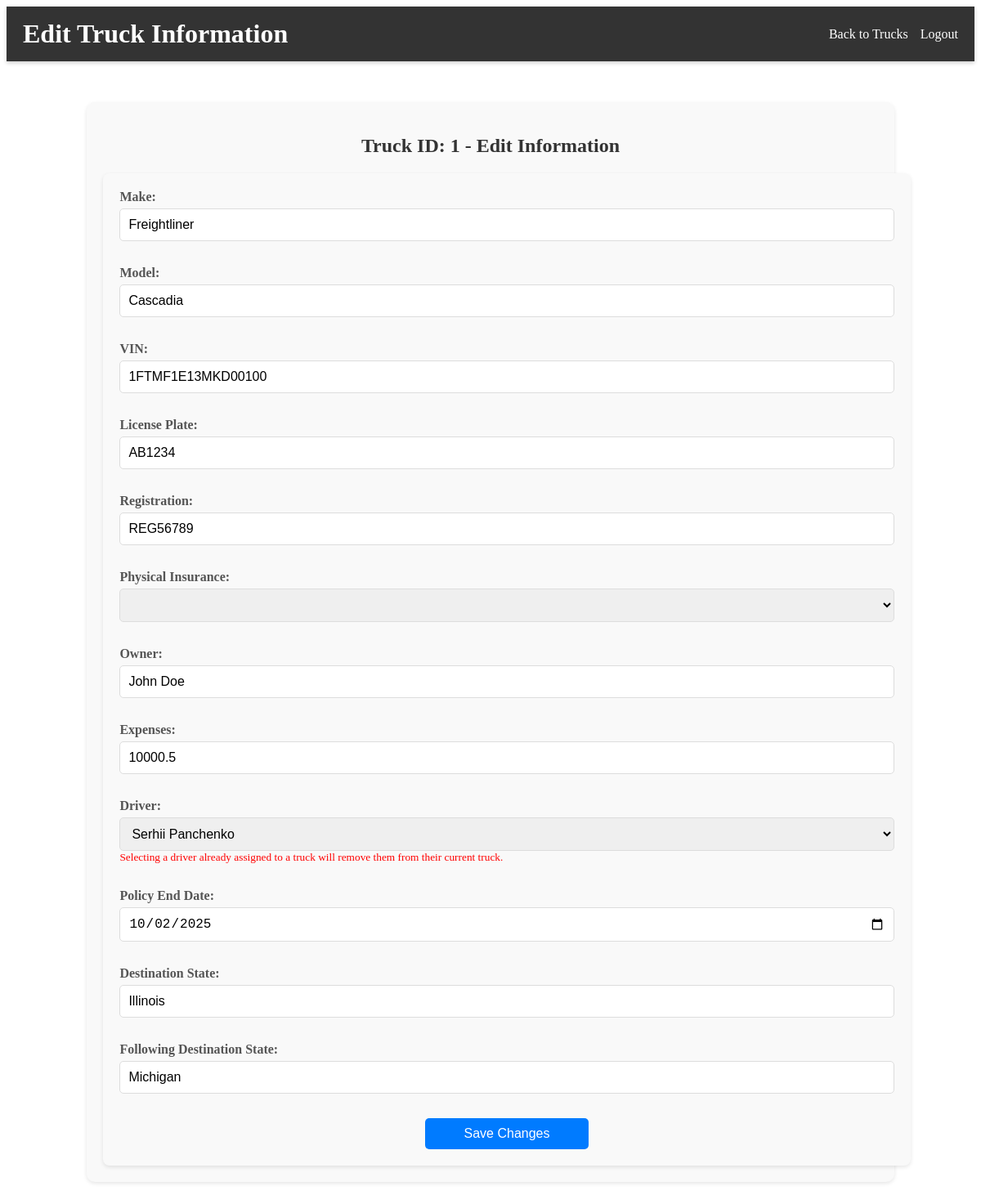
/dispatcher/trucks/edit/1, run on the app's committed database.
### tables this page shows
CREATE TABLE Trucks (
    truck_id INTEGER PRIMARY KEY,
    make TEXT NOT NULL,
    model TEXT NOT NULL,
    vin TEXT NOT NULL,
    license_plate TEXT NOT NULL,
    registration TEXT,
    physical_insurance INTEGER,
    owner TEXT,
    expenses NUMERIC(10, 2),
    driver_id INTEGER,
    policy_end_date DATE,
    destination_state TEXT,
    following_dest_state TEXT,
    FOREIGN KEY (physical_insurance) REFERENCES Insurance (insurance_id),
    FOREIGN KEY (driver_id) REFERENCES Drivers (driver_id)
);

CREATE TABLE Drivers (
    driver_id INTEGER PRIMARY KEY,
    name TEXT NOT NULL,
    phone_number TEXT,
    carrier_id INTEGER,
    payment_type TEXT,
    bank_info TEXT,
    medical_card TEXT UNIQUE,
    insurance_id INTEGER,
    policy_end_date DATE,
    FOREIGN KEY (insurance_id) REFERENCES Insurance (insurance_id)
);

### app/routes.py (the view, shortened to what this page needs)
@main_bp.route('/dispatcher/trucks/edit/<int:truck_id>', methods=['GET', 'POST'])
def edit_truck(truck_id):
    cursor = get_cursor()
    trucks = cursor.execute("SELECT * FROM Trucks WHERE truck_id = ?", (truck_id,)).fetchone()
    drivers = cursor.execute("""
        SELECT d.driver_id, d.name
        FROM Drivers d
    """).fetchall()
    return render_template('dispatcher/edit_truck.html', trucks=trucks, drivers=drivers)

### app/__init__.py (called while the page is built)
def create_app():
    app = Flask(__name__)
    app.config['SECRET_KEY'] = 'your_secret_key'
    from .routes import main_bp
    app.register_blueprint(main_bp)
    @app.teardown_appcontext
    def close_db(error):
        if 'db' in g:
            g.db.close()
    return app

def get_db():
    if 'db' not in g:
        g.db = sqlite3.connect('instance/Checkpoint3.db')
        g.db.row_factory = sqlite3.Row  # Enables access by column name
    return g.db

def get_cursor():
    return get_db().cursor()

### app/templates/dispatcher/edit_truck.html (shortened to what this page needs)
<!DOCTYPE html>
<html lang="en">
<head>
    <link rel="stylesheet" href="{{ url_for('static', filename='css/dash_style.css') }}">
</head>
<body>
    <header>
        <div class="edit-truck-header">
            <h1 class="edit-truck-title">Edit Truck Information</h1>
            <nav class="edit-truck-nav">
                <ul class="edit-truck-nav-list">
                    <li><a href="{{ url_for('main.view_trucks') }}" class="edit-truck-nav-link">Back to Trucks</a></li>
                    <li><a href="{{ url_for('main.driver_logout') }}" class="edit-truck-nav-link">Logout</a></li>
                </ul>
            </nav>
        </div>
    </header>
    <main>
        <section class="edit-truck-section">
            <h2 class="edit-truck-heading">Truck ID: {{ trucks['truck_id'] }} - Edit Information</h2>
            <form method="POST" action="{{ url_for('main.edit_truck', truck_id=trucks['truck_id']) }}" class="edit-truck-form">
                <div class="edit-truck-form-row">
                    <label for="make" class="edit-truck-label">Make:</label>
                    <input type="text" id="make" name="make" class="edit-truck-input" value="{{ trucks['make'] }}" required>
                </div>
                <div class="edit-truck-form-row">
                    <label for="model" class="edit-truck-label">Model:</label>
                    <input type="text" id="model" name="model" class="edit-truck-input" value="{{ trucks['model'] }}" required>
                </div>
                <div class="edit-truck-form-row">
                    <label for="vin" class="edit-truck-label">VIN:</label>
                    <input type="text" id="vin" name="vin" class="edit-truck-input" value="{{ trucks['vin'] }}" required>
                </div>
                <div class="edit-truck-form-row">
                    <label for="license_plate" class="edit-truck-label">License Plate:</label>
                    <input type="text" id="license_plate" name="license_plate" class="edit-truck-input" value="{{ trucks['license_plate'] }}" required>
                </div>
                <div class="edit-truck-form-row">
                    <label for="registration" class="edit-truck-label">Registration:</label>
                    <input type="text" id="registration" name="registration" class="edit-truck-input" value="{{ trucks['registration'] }}">
                </div>
                <div class="edit-truck-form-row">
                    <label for="physical_insurance" class="edit-truck-label">Physical Insurance:</label>
                    <select id="physical_insurance" name="physical_insurance" class="edit-truck-select">
                    </select>
                </div>
                <div class="edit-truck-form-row">
                    <label for="owner" class="edit-truck-label">Owner:</label>
                    <input type="text" id="owner" name="owner" class="edit-truck-input" value="{{ trucks['owner'] }}" required>
                </div>
                <div class="edit-truck-form-row">
                    <label for="expenses" class="edit-truck-label">Expenses:</label>
                    <input type="number" id="expenses" name="expenses" class="edit-truck-input" value="{{ trucks['expenses'] }}" step="0.01" required>
                </div>
                <div class="edit-truck-form-row">
                    <label for="driver_id" class="edit-truck-label">Driver:</label>
                    <select id="driver_id" name="driver_id" class="edit-truck-select">
                        {% for driver in drivers %}
                            <option value="{{ driver['driver_id'] }}"
                                {% if trucks['driver_id'] == driver['driver_id'] %} selected {% endif %}>
                                {{ driver['name'] }}
                            </option>
                        {% endfor %}
                    </select>
                    <small style="color: red;">Selecting a driver already assigned to a truck will remove them from their current truck.</small>
                </div>
                <div class="edit-truck-form-row">
                    <label for="policy_end_date" class="edit-truck-label">Policy End Date:</label>
                    <input type="date" id="policy_end_date" name="policy_end_date" class="edit-truck-input" value="{{ trucks['policy_end_date'] }}" required>
                </div>
                <div class="edit-truck-form-row">
                    <label for="destination_state" class="edit-truck-label">Destination State:</label>
                    <input type="text" id="destination_state" name="destination_state" class="edit-truck-input" value="{{ trucks['destination_state'] }}">
                </div>
                <div class="edit-truck-form-row">
                    <label for="following_dest_state" class="edit-truck-label">Following Destination State:</label>
                    <input type="text" id="following_dest_state" name="following_dest_state" class="edit-truck-input" value="{{ trucks['following_dest_state'] }}">
                </div>
                <button type="submit" class="edit-truck-submit-button">Save Changes</button>
            </form>
        </section>
    </main>
</body>
</html>

### app/static/css/dash_style.css (style rules this page uses)
.edit-truck-header { background-color: #333; color: white; padding: 15px 20px; display: flex; justify-content: space-between; align-items: center; box-shadow: 0 2px 5px rgba(0, 0, 0, 0.2); }
.edit-truck-title { font-size: 2rem; margin: 0; }
.edit-truck-nav-list { list-style-type: none; margin: 0; padding: 0; display: flex; }
.edit-truck-nav-list li { margin-left: 15px; }
.edit-truck-nav-link { color: white; text-decoration: none; font-size: 1rem; transition: color 0.3s; }
.edit-truck-section { width: 60%; margin: 50px auto; text-align: left; }
.edit-truck-heading { font-size: 1.5rem; margin-bottom: 20px; color: #333; text-align: center; }
.edit-truck-form { background-color: #f9f9f9; padding: 20px; border-radius: 8px; box-shadow: 0 2px 5px rgba(0, 0, 0, 0.1); }
.edit-truck-form-row { margin-bottom: 15px; }
.edit-truck-label { display: block; margin-bottom: 5px; font-weight: bold; color: #333; }
.edit-truck-input, .edit-truck-select { width: 100%; padding: 10px; font-size: 1rem; border: 1px solid #ccc; border-radius: 5px; box-sizing: border-box; }
.edit-truck-submit-button { width: 100%; background-color: #007bff; color: white; font-size: 1rem; padding: 10px 15px; border: none; border-radius: 5px; cursor: pointer; transition: background-color 0.3s ease, transform 0.3s ease; }
.edit-truck-section { width: 80%; margin: 50px auto; background-color: #f9f9f9; padding: 20px; border-radius: 10px; box-shadow: 0 2px 5px rgba(0, 0, 0, 0.1); }
.edit-truck-heading { text-align: center; font-size: 1.5rem; margin-bottom: 20px; color: #333; }
.edit-truck-form { width: 100%; display: flex; flex-direction: column; gap: 15px; }
.edit-truck-form-row { display: flex; flex-direction: column; }
.edit-truck-label { margin-bottom: 5px; font-weight: bold; color: #555; }
.edit-truck-input, .edit-truck-select { padding: 10px; font-size: 1rem; border: 1px solid #ddd; border-radius: 5px; width: 100%; box-sizing: border-box; transition: border-color 0.3s; }
.edit-truck-submit-button { background-color: #007bff; color: white; font-size: 1rem; padding: 10px 20px; border: none; border-radius: 5px; cursor: pointer; transition: background-color 0.3s ease; width: 100%; max-width: 200px; margin: 0 auto; display: block; }

### data on the page
Trucks: truck_id "1", make "Freightliner", model "Cascadia", vin "1FTMF1E13MKD00100", license_plate "AB1234", registration "REG56789", owner "John Doe", expenses "10000.5", driver_id "Serhii Panchenko", policy_end_date "10/02/2025", destination_state "Illinois", following_dest_state "Michigan"
